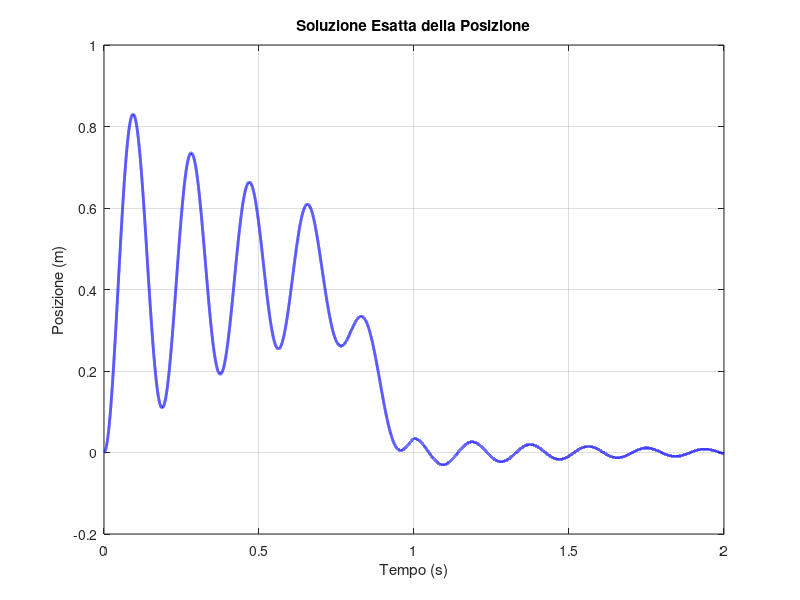
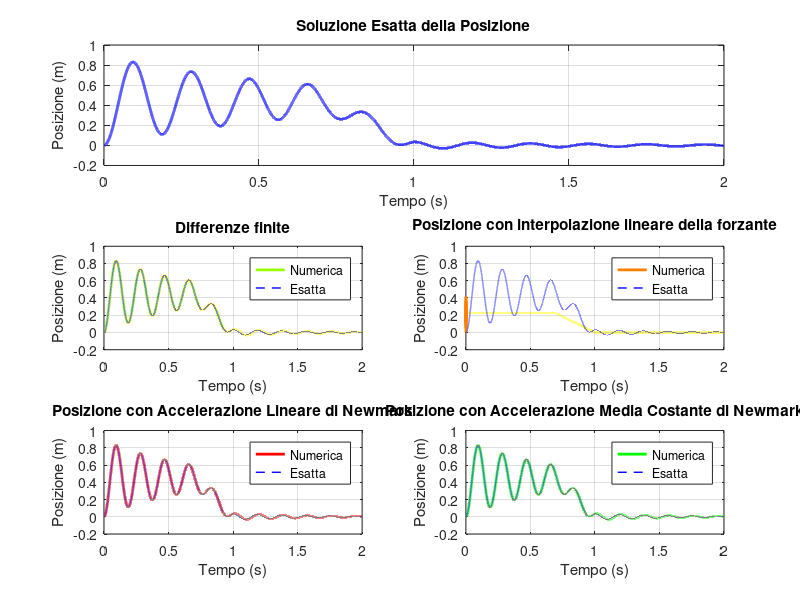

These charts were generated, in order, by the following MATLAB code: (Note: a time limit stopped this script after it produced the figures.)
clear all
close all
%Dati
m=16;% massa
K=18e3; % rigidezza
omega1=sqrt(K/m);
nu=0.045; c=2*nu*sqrt(K*m);
omegad=omega1*sqrt(1-nu^2);

% Definiamo la forzante a tratti 

t = linspace(0, 2, 100000); 
p = zeros(1, length(t)); % Inizializza l'array p
v = zeros(1, length(t)); % Inizializza l'array v
F = zeros(1, length(t)); % Inizializza l'array F
x_e= zeros(1, length(t)); 
v_e= zeros(1, length(t)); 

% Trova l'indice per t = 0.7 e t = 1
index_07 = find(t >= 0.6, 1)
index_1 = find(t >= 1, 1);

for i = 1:length(t)
    if t(i) <= 0.7
        
        
        F(i) = 8000; 
        x_e(i) = 8000 / K * (1 - exp(-nu * omega1 * t(i)) * (cos(omegad * t(i)) + nu / sqrt(1 - nu^2) * sin(omegad * t(i))));
        v_e(i) = 8000 / K * exp(-nu * omega1 * t(i)) * sin(omegad * t(i)) * omega1 / sqrt(1 - nu^2);
    elseif t(i) > 0.7 && t(i) < 1
        
       
        F(i) = -8000 / 0.3 * (t(i)) + 8000 / 0.3;
        u0 = x_e(35000);
        v0 = v_e(35000);
        
        AA = -8000 / (0.3 * K);
        BB = (8000 - c * AA) / K;
        DD = u0 - BB;
        EE = (-AA + nu * omega1 * DD + v0) / omegad;
        
        
        x_e(i) = exp(-nu * omega1 * (t(i)-0.7)) * (DD * cos(omegad * (t(i)-0.7)) + EE * sin(omegad * (t(i)-0.7))) + AA * (t(i)-0.7) + BB;
    elseif t(i) >= 1
        F(i) = 0;
        u1 = x_e(index_1 - 1); % valore di x_e al tempo t = 1
        v1 = v_e(index_1 - 1); % valore di v_e al tempo t = 1
        C = u1;
        D = (v1 + nu * omega1 * C)/omegad;
        x_e(i) = exp(-nu * omega1 * (t(i) - 1)) * (C * cos(omegad * (t(i) - 1)) + D * sin(omegad * (t(i) - 1)));
    end
end

% Traccia la soluzione esatta della posizione x(t)
figure;
plot(t, x_e, 'b', 'LineWidth', 2);
title('Soluzione Esatta della Posizione');
xlabel('Tempo (s)');
ylabel('Posizione (m)');
grid on;


    %Diff finite centrate
for i = 1:length(t)-1
     delta = t(2) - t(1);
    k=m/delta^2+c/(2*delta);
    a=m/delta^2-c/(2*delta);
    b=K-2*m/(delta)^2;
    v02=8000/m;

    if i==1
        p(i)=F(i)-b*v(i);
        v(i+1)=p(i)/k;
    else p(i)=F(i)-a*v(i-1)-b*v(i);
            v(i+1)=p(i)/k;
    end
end

figure
subplot(3,2,[1 2])
plot(t, x_e, 'b', 'LineWidth', 2);
title('Soluzione Esatta della Posizione');
xlabel('Tempo (s)');
ylabel('Posizione (m)');
grid on
hold on;

subplot(3,2,3)
plot(t,v,'Color', [0.6, 1, 0], 'LineWidth', 2);
hold on
plot(t, x_e, '--b', 'LineWidth', 1); 
title('Differenze finite')
xlabel('Tempo (s)');
ylabel('Posizione (m)');
grid on;
legend('Numerica','Esatta')


p = zeros(1, length(t)); % Inizializza l'array p
v = zeros(1, length(t)); % Inizializza l'array v
x = zeros(1, length(t)); % Inizializza l'array 
a = zeros(1, length(t)); % Inizializza l'array 

% Metodo di accelerazione lineare di Newmark
gamma = 1/2;
beta = 1/6;
for i = 1:length(t)-1
   delta = t(i+1) - t(i);
    v02=8000/m;
    a1=m/(beta*delta^2)+gamma*c/(beta*delta);
    a2=m/(beta*delta)+(-1+gamma/beta)*c;
    a3=m*(1/(2*beta)-1)+delta*c*(-1+gamma/(2*beta));
    k=K+a1;
    if i==1
        p(i+1)=F(i+1)+a3*v02;
        x(i+1)=p(i+1)/k;
        v(i+1)=gamma/(beta*delta)*(x(i))+delta*(1-gamma/(2*beta))*v02;
        a(i+1)=1/(beta*delta^2)*(x(i))-(1/(2*beta)-1)*v02;
    else p(i+1)=F(i+1)+a1*x(i)+a2*v(i)+a3*a(i);
        x(i+1)=p(i+1)/k;
        v(i+1)=gamma/(beta*delta)*(x(i+1)-x(i))+(1-gamma/beta)*v(i)+delta*(1-gamma/(2*beta))*a(i);
        a(i+1)=1/(beta*delta^2)*(x(i+1)-x(i))-1/(beta*delta)*v(i)-(1/(2*beta)-1)*a(i);
    end
end


% Grafico della posizione calcolata con il metodo di accelerazione lineare di Newmark
subplot(3, 2, 5);
plot(t, x, 'r', 'LineWidth', 2);
hold on
plot(t, x_e, '--b', 'LineWidth', 1); 
title('Posizione con Accelerazione Lineare di Newmark');
xlabel('Tempo (s)');
ylabel('Posizione (m)');
grid on;
legend('Numerica','Esatta')

% Metodo di accelerazione media costante di Newmark
gamma = 1/2;
beta = 1/4;

for i = 1:length(t)-1
   delta = t(i+1) - t(i);
    v02=8000/m;
    a1=m/(beta*delta^2)+gamma*c/(beta*delta);
    a2=m/(beta*delta)+(-1+gamma/beta)*c;
    a3=m*(1/(2*beta)-1)+delta*c*(-1+gamma/(2*beta));
    k=K+a1;
    if i==1
        p(i+1)=F(i+1)+a3*v02;
        x(i+1)=p(i+1)/k;
        v(i+1)=gamma/(beta*delta)*(x(i+1))+delta*(1-gamma/(2*beta))*v02;
        a(i+1)=1/(beta*delta^2)*(x(i+1))-(1/(2*beta)-1)*v02;
    else p(i+1)=F(i+1)+a1*x(i)+a2*v(i)+a3*a(i);
        x(i+1)=p(i+1)/k;
        v(i+1)=gamma/(beta*delta)*(x(i+1)-x(i))+(1-gamma/beta)*v(i)+delta*(1-gamma/(2*beta))*a(i);
        a(i+1)=1/(beta*delta^2)*(x(i+1)-x(i))-1/(beta*delta)*v(i)-(1/(2*beta)-1)*a(i);
    end
end

% Grafico della posizione calcolata con il metodo di accelerazione media costante di Newmark
subplot(3, 2, 6);
plot(t, x, 'g', 'LineWidth', 2);
hold on;
grid on
plot(t, x_e, '--b', 'LineWidth', 1); 
title('Posizione con Accelerazione Media Costante di Newmark');
xlabel('Tempo (s)');
ylabel('Posizione (m)');
legend('Numerica','Esatta')



    %Interpolazione lineare 
    delta=0.01;
     a11=exp(-nu*omega1*delta)*(nu*(omega1/omegad)*sin(omegad*delta)+cos(omegad*delta));
     a22=exp(-nu*omega1*delta)*(-nu*(omega1/omegad)*sin(omegad*delta)+cos(omegad*delta));
     a12=exp(-nu*omega1*delta)*((1/omegad)*sin(omegad*delta));
     a21=-exp(-nu*omega1*delta)*(omega1/sqrt(1-nu^2)*sin(omegad*delta));
     b11=-exp(-nu*omega1*delta)*((nu/(omega1*omegad)+(2*nu^2-1)/(omega1^2*omegad*delta))...
         *sin(omegad*delta)+(1/(omega1^2)+2*nu/(omega1^3*delta))*cos(omegad*delta))+2*nu/(omega1^3*delta);
     b12=exp(-nu*omega1*delta)*((2*nu^2-1)/(omega1^2*omegad*delta)*...
         sin(omegad*delta)+2*nu/(omega1^3*delta)*cos(omegad*delta))+1/(omega1^2)-2*nu/(omega1^3*delta);
     b21=exp(-nu*omega1*delta)*((1/omegad+nu/(omega1*omegad*delta))*...
         sin(omegad*delta)+1/(omega1^2*delta)*cos(omegad*delta))-1/(omega1^2*delta);
     b22=-exp(-nu*omega1*delta)*(nu/(omega1*omegad*delta)*sin(omegad*delta)+1/(omega1^2*delta)*cos(omegad*delta))+1/(omega1^2*delta);

     %%Costanti prof
     % a11 = exp(-nu*omega1*delta)* (nu/sqrt(1 - nu^2)* sin(omegad*delta) + cos(omegad *delta))
     % a12= exp(-nu*omega1*delta)* (1/omegad*sin(omegad*delta))
     % b11 = 1/K* (2*nu/(omega1*delta)+...
     %     exp(-nu*omega1*delta)*...
     %     (((1-2*nu^2)/(omegad*delta)-nu/sqrt(1-nu^2))*sin(omegad*delta)-...
     %     (1+2*nu/(omega1*delta))*cos(omegad*delta)))
     % b12 = 1/K *(1 - (2*nu)/(omega1*delta) + exp(-nu*omega1*delta)* ...
     %     (((2*nu^2 - 1)/(omegad*delta)* sin(omegad*delta) + (2*nu)/(omega1*delta)*cos(omegad*delta))))
     % a21=-exp(-nu*omega1*delta)*(omega1/sqrt(1-nu^2)*sin(omegad*delta))
     % a22=exp(-nu*omega1*delta)*(cos(omegad*delta)-nu/sqrt(1-nu^2)*sin(omegad*delta))
     % b21=1/K*(-1/delta+exp(-nu*omega1*delta)*...
     %     ((omega1/sqrt(1-nu^2)+nu/(delta*sqrt(1-nu^2)))*sin(omegad*delta)+1/delta*cos(omegad*delta)))
     % b22=1/(K*delta)*(1-exp(-nu*omega1*delta)*(nu/sqrt(1-nu^2)*sin(omegad*delta)+cos(omegad*delta)))
     x = zeros(1, length(t)); % Inizializza l'array x
     v = zeros(1, length(t)); % Inizializza l'array v
     f=zeros(1, length(t));
     x(1)=0;v(1)=0;
     for i = 1:length(t)-1
     f(i)=F(i)/m;
     x(i+1)=a11*x(i)+a12*v(i)+b11*f(i)+b12*f(i+1);
     v(i+1)=a21*x(i)+a22*v(i)+b21*f(i)+b22*f(i+1);
     end
     % 
     
% Grafico della posizione calcolata con il metodo dell'interpolazione
% lineare
subplot(3, 2, 4);
plot(t,x,'Color', [1, 0.5, 0], 'LineWidth', 2);
hold on;
grid on
plot(t, x_e, '--b', 'LineWidth', 1); 
title('Posizione con interpolazione lineare della forzante');
xlabel('Tempo (s)');
ylabel('Posizione (m)');
legend('Numerica','Esatta')
